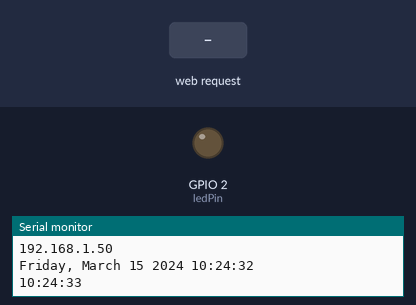
This sketch was run on a simulated ESP32. Shown: output pins drawn as LEDs (lit = HIGH), the last lines printed to the serial monitor. Inputs (shaded band) come from the test bench. WiFi joins after 1.5 s; servers stay silent unless stated; the local clock reads 2024-03-15 10:24:30 at power-on unless the sketch sets it; storage starts empty.

Above: at 3.2 s.
3.3 s: HTTP request GET /on received
At 4.0 s:
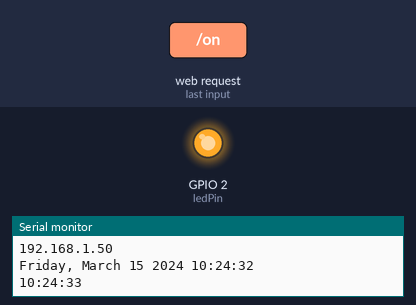
4.8 s: HTTP request GET /off received
At 5.1 s:
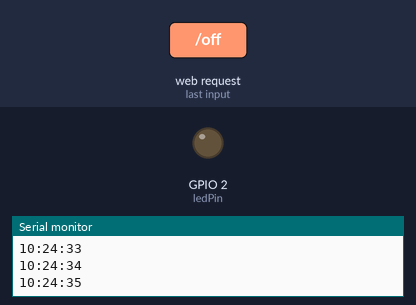
Timing chart, 0 to 7.8 s (numbered marks = the images above; inputs shaded):
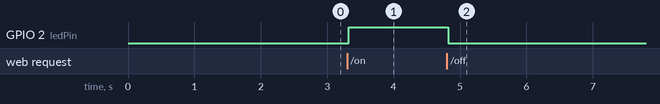

Measured:
- after the input at 3.3 s, GPIO 2 (ledPin): LOW → HIGH at once
- after the input at 4.8 s, GPIO 2 (ledPin): HIGH → LOW at once

The sketch:

Pr4.ino
```cpp
#include "WiFi.h"
#include "ESPAsyncWebServer.h"
#include "SPIFFS.h"
#include "time.h"

const char* ssid       = "AndroidAP_4359";
const char* password   = "RSENSE-2020";

const int ledPin = 2;
String ledState;
boolean muestraHora = false;

//NTP Server:
const char* ntpServer = "europe.pool.ntp.org";
const long  gmtOffset_sec = 3600;
const int   daylightOffset_sec = 3600;
tm timeinfo;
String fecha;
int timeHour, timeMin, timeSec;

// Create AsyncWebServer object on port 80
AsyncWebServer server(80);

// Replaces placeholder with LED state value
String processor(const String& var){
  Serial.println(var);

  if(var == "STATE"){
    if(muestraHora){
      ledState = fecha;
    }
    else{
      ledState = "No te digo la hora";
    }
    Serial.print(muestraHora);
    return ledState;
  }
  return String();
}

void printLocalTime()
{
  if(!getLocalTime(&timeinfo)){
    Serial.println("Failed to obtain time");
    return;
  }
  Serial.println(&timeinfo, "%A, %B %d %Y %H:%M:%S");
}

void setup(){
  // Serial port for debugging purposes
  Serial.begin(115200);
  pinMode(ledPin, OUTPUT);

  // Initialize SPIFFS
  if(!SPIFFS.begin(true)){
    Serial.println("An Error has occurred while mounting SPIFFS");
    return;
  }

  // Connect to Wi-Fi
  WiFi.begin(ssid, password);
  while (WiFi.status() != WL_CONNECTED) {
    delay(1000);
    Serial.println("Connecting to WiFi..");
  }

  // Print ESP32 Local IP Address
  Serial.println(WiFi.localIP());
  configTime(gmtOffset_sec, daylightOffset_sec, ntpServer);
  printLocalTime();

  // Route for root / web page
  server.on("/", HTTP_GET, [](AsyncWebServerRequest *request){
    request->send(SPIFFS, "/index.html", String(), false, processor);
  });

  // Route to load style.css file
  server.on("/style.css", HTTP_GET, [](AsyncWebServerRequest *request){
    request->send(SPIFFS, "/style.css", "text/css");
  });

  // Route to set GPIO to HIGH
  server.on("/on", HTTP_GET, [](AsyncWebServerRequest *request){
    digitalWrite(ledPin, HIGH);
    muestraHora = true;
    request->send(SPIFFS, "/index.html", String(), false, processor);
  });

  // Route to set GPIO to LOW
  server.on("/off", HTTP_GET, [](AsyncWebServerRequest *request){
    digitalWrite(ledPin, LOW);
    muestraHora = false;
    request->send(SPIFFS, "/index.html", String(), false, processor);
  });

  // Start server
  server.begin();
}

void loop(){
   delay(1000);
   getLocalTime(&timeinfo);
   //Serial.println(&timeinfo, "%A, %B %d %Y %H:%M:%S");
   timeHour = timeinfo.tm_hour;
   timeMin  = timeinfo.tm_min;
   timeSec  = timeinfo.tm_sec;
//   Serial.print(timeHour);
//   Serial.print(":");
//   Serial.print(timeMin);
//   Serial.print(":");
//   Serial.println(timeSec);
   fecha = String(String(timeHour) + ":" + String(timeMin) +  ":" + String(timeSec));
   Serial.println(fecha);
}
```
